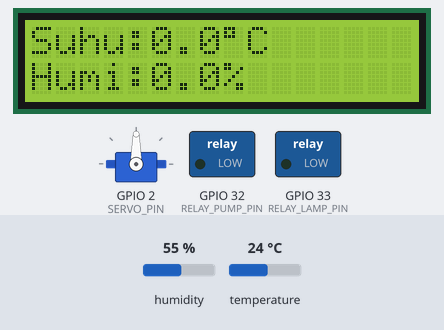
This sketch was run on a simulated ESP32. On the bench: 16×2 character LCD, servo, switched loads named in the sketch (green lamp = pin HIGH). The test bench sets the inputs (shaded band); at power-on: temperature 24 °C, humidity 55 %. WiFi joins after 1.5 s; servers stay silent unless stated; no MQTT or app messages arrive unless stated; what the sketch prints to the serial monitor is not drawn.

Above: at 4.4 s.
4.5 s: temperature set to 29.4 °C
At 7.5 s:
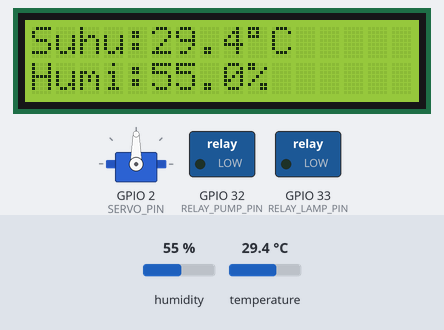
15.7 s: temperature set to 30.6 °C
At 21.6 s:
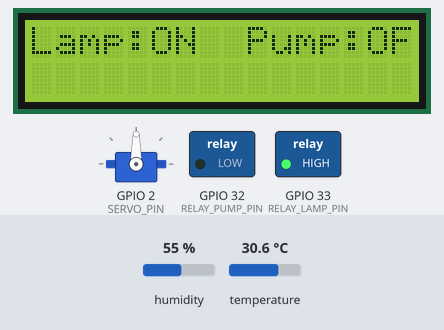
26.7 s: temperature set to 12 °C
At 30.3 s:
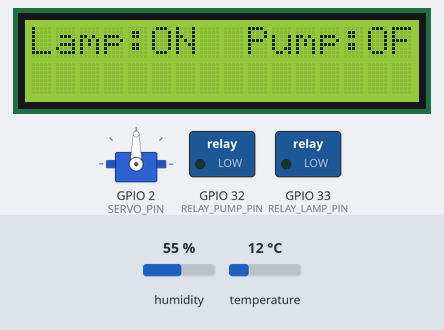
32.7 s: temperature set to 33 °C
At 35.11 s:
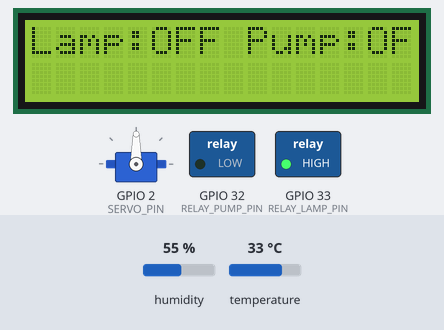
38.7 s: humidity set to 22 %
At 44.5 s:
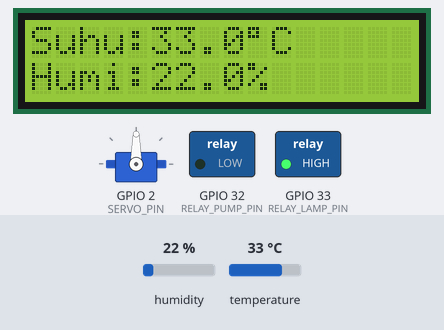
Timing chart, 0 to 46.0 s (numbered marks = the images above; inputs shaded):
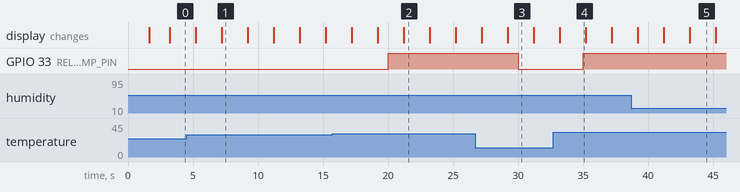

The sketch:

Test.ino
```cpp
/*
 * ================================================================
 *  ESP32 IoT Controller
 *    - LCD I2C 16x2   : tampilkan suhu, humidity, status
 *    - DHT22           : sensor suhu & kelembaban
 *    - Servo           : feeder otomatis
 *    - Relay x2        : lampu & pompa
 *    - MQTT (HiveMQ)   : telemetri & command
 *
 *  Pin LCD I2C:
 *    SDA → GPIO 14
 *    SCL → GPIO 15
 *    Alamat I2C default: 0x27  (scan jika tidak jalan)
 *
 *  Library yang perlu diinstall:
 *    - LiquidCrystal_I2C  (Frank de Brabander)
 *    - PubSubClient
 *    - ArduinoJson
 *    - ESP32Servo
 *    - DHT sensor library (Adafruit)
 * ================================================================
 */

#include <WiFi.h>
#include <WiFiClientSecure.h>
#include <PubSubClient.h>
#include <ArduinoJson.h>
#include <ESP32Servo.h>
#include <DHT.h>
#include <Wire.h>
#include <LiquidCrystal_I2C.h>

// ════════════════════════════════════════════════════════════
//  PIN DEFINITIONS
// ════════════════════════════════════════════════════════════
#define DHT_PIN         5
#define DHT_TYPE        DHT22
#define SERVO_PIN       2
#define RELAY_LAMP_PIN  33
#define RELAY_PUMP_PIN  32

#define RELAY_ON   HIGH
#define RELAY_OFF  LOW
#define SERVO_IDLE   90
#define SERVO_OPEN  180

#define LCD_COLS  16
#define LCD_ROWS   2

// ── Threshold suhu ───────────────────────────────────────────
#define TEMP_LAMP_ON   30.0f
#define TEMP_LAMP_OFF  35.0f

// ════════════════════════════════════════════════════════════
//  KONFIGURASI
// ════════════════════════════════════════════════════════════
const char* WIFI_SSID       = "TNJ_PRAXIS_5G";
const char* WIFI_PASSWORD   = "juaraSatu1";

// MQTT (HiveMQ Cloud)
const char* MQTT_SERVER     = "601011583e8349a79985f364d6cbae47.s1.eu.hivemq.cloud";
const int   MQTT_PORT       = 8883;
const char* MQTT_USERNAME   = "IoTeam";
const char* MQTT_PASSWORD_M = "Roostech123";
const char* CLIENT_ID       = "esp32-controller";

// Topics
const char* TOPIC_COMMAND   = "esp32/command";
const char* TOPIC_TELEMETRY = "esp32/telemetry";
const char* TOPIC_STATUS    = "esp32/status";

// Interval
const unsigned long TELEMETRY_INTERVAL  = 5000UL;
const unsigned long RECONNECT_INTERVAL  = 5000UL;
const unsigned long LCD_UPDATE_INTERVAL = 2000UL;

// ════════════════════════════════════════════════════════════
//  GLOBALS
// ════════════════════════════════════════════════════════════
WiFiClientSecure secureClient;
PubSubClient     mqttClient(secureClient);
DHT              dht(DHT_PIN, DHT_TYPE);
Servo            feederServo;
LiquidCrystal_I2C lcd(0x27, 16, 2);

unsigned long lastTelemetryMs = 0;
unsigned long lastReconnectMs = 0;
unsigned long lastLcdMs       = 0;

bool  lampState = false;
bool  pumpState = false;
float lastTemp  = 0.0f;
float lastHumi  = 0.0f;

int lcdPage = 0;

// ════════════════════════════════════════════════════════════
//  FORWARD DECLARATIONS
// ════════════════════════════════════════════════════════════
void connectWiFi();
void connectMQTT();
void mqttCallback(char* topic, byte* payload, unsigned int length);
void publishStatus(const char* state);
void publishTelemetry(float temp, float humi, int rssi);
void handleCommand(const char* payload, unsigned int length);
void setLamp(bool on, const char* by = "manual");
void setPump(bool on);
void doFeeding(int durationSec);
void checkAutoLamp(float temp);
void readAndPublishSensor();
void updateLCD();
void lcdShowLine(int row, const String& text);

// ════════════════════════════════════════════════════════════
//  SETUP
// ════════════════════════════════════════════════════════════
void setup() {
    Serial.begin(115200);
    Serial.println("\n[Boot] ESP32 IoT Controller starting...");

    // ── GPIO ────────────────────────────────────────────────
    pinMode(RELAY_LAMP_PIN, OUTPUT);
    pinMode(RELAY_PUMP_PIN, OUTPUT);
    digitalWrite(RELAY_LAMP_PIN, RELAY_OFF);
    digitalWrite(RELAY_PUMP_PIN, RELAY_OFF);

    // ── LCD I2C ─────────────────────────────────────────────
    lcd.init();
    lcd.backlight();
    lcd.setCursor(0, 0); lcd.print("  IoT Controller");
    lcd.setCursor(0, 1); lcd.print("  Booting...");
    Serial.println("[LCD]  Initialized");

    // ── Servo ────────────────────────────────────────────────
    feederServo.attach(SERVO_PIN);
    feederServo.write(SERVO_IDLE);

    // ── DHT ─────────────────────────────────────────────────
    dht.begin();

    // ── WiFi ─────────────────────────────────────────────────
    lcd.clear();
    lcd.setCursor(0, 0); lcd.print("Connecting WiFi");
    connectWiFi();
    lcd.clear();
    lcd.setCursor(0, 0); lcd.print("WiFi OK!");
    lcd.setCursor(0, 1); lcd.print(WiFi.localIP().toString());
    delay(1500);

    // ── MQTT ─────────────────────────────────────────────────
    secureClient.setInsecure();
    mqttClient.setServer(MQTT_SERVER, MQTT_PORT);
    mqttClient.setCallback(mqttCallback);
    mqttClient.setBufferSize(512);
    connectMQTT();

    Serial.println("[Boot] Setup selesai!");
}

// ════════════════════════════════════════════════════════════
//  LOOP
// ════════════════════════════════════════════════════════════
void loop() {
    // ── MQTT keepalive ───────────────────────────────────────
    if (!mqttClient.connected()) {
        unsigned long now = millis();
        if (now - lastReconnectMs >= RECONNECT_INTERVAL) {
            lastReconnectMs = now;
            connectMQTT();
        }
        return;
    }
    mqttClient.loop();

    unsigned long now = millis();

    // ── Telemetri + auto lamp ────────────────────────────────
    if (now - lastTelemetryMs >= TELEMETRY_INTERVAL) {
        lastTelemetryMs = now;
        readAndPublishSensor();
    }

    // ── Update LCD ───────────────────────────────────────────
    if (now - lastLcdMs >= LCD_UPDATE_INTERVAL) {
        lastLcdMs = now;
        updateLCD();
    }
}

// ════════════════════════════════════════════════════════════
//  SENSOR
// ════════════════════════════════════════════════════════════
void readAndPublishSensor() {
    float temp = dht.readTemperature();
    float humi = dht.readHumidity();

    if (isnan(temp) || isnan(humi)) {
        Serial.println("[DHT] !! Gagal baca sensor");
        return;
    }

    lastTemp = temp;
    lastHumi = humi;
    Serial.printf("[DHT]  Suhu: %.1f°C | Humi: %.1f%%\n", temp, humi);

    checkAutoLamp(temp);
    publishTelemetry(temp, humi, WiFi.RSSI());
}

// ════════════════════════════════════════════════════════════
//  LCD UPDATE — Bolak-balik 2 halaman tiap 2 detik
//  Halaman 0: Suhu & Humidity
//  Halaman 1: Status Lamp & Pump + RSSI
// ════════════════════════════════════════════════════════════
void updateLCD() {
    lcd.clear();
    if (lcdPage == 0) {
        lcd.setCursor(0, 0);
        lcd.print("Suhu:");
        lcd.print(lastTemp, 1);
        lcd.print((char)223);   // karakter derajat °
        lcd.print("C");

        lcd.setCursor(0, 1);
        lcd.print("Humi:");
        lcd.print(lastHumi, 1);
        lcd.print("%");
    } else {
        lcd.setCursor(0, 0);
        lcd.print("Lamp:");
        lcd.print(lampState ? "ON " : "OFF");
        lcd.print(" Pump:");
        lcd.print(pumpState ? "ON" : "OFF");

        lcd.setCursor(0, 1);
        String rssiStr = "RSSI:" + String(WiFi.RSSI()) + "dBm";
    }
    lcdPage = 1 - lcdPage;
}

void lcdShowLine(int row, const String& text) {
    lcd.setCursor(0, row);
    String padded = text;
    while (padded.length() < LCD_COLS) padded += ' ';
    lcd.print(padded.substring(0, LCD_COLS));
}

// ════════════════════════════════════════════════════════════
//  WIFI
// ════════════════════════════════════════════════════════════
void connectWiFi() {
    WiFi.mode(WIFI_STA);
    WiFi.begin(WIFI_SSID, WIFI_PASSWORD);
    int attempt = 0;
    while (WiFi.status() != WL_CONNECTED) {
        delay(500);
        Serial.print(".");
        if (++attempt > 40) ESP.restart();
    }
    Serial.printf("\n[WiFi] IP: %s\n", WiFi.localIP().toString().c_str());
}

// ════════════════════════════════════════════════════════════
//  MQTT
// ════════════════════════════════════════════════════════════
void connectMQTT() {
    StaticJsonDocument<64> willDoc;
    willDoc["state"] = "OFFLINE";
    char willPayload[64];
    serializeJson(willDoc, willPayload);

    bool ok = mqttClient.connect(
        CLIENT_ID, MQTT_USERNAME, MQTT_PASSWORD_M,
        TOPIC_STATUS, 1, true, willPayload
    );

    if (ok) {
        mqttClient.subscribe(TOPIC_COMMAND, 1);
        publishStatus("ONLINE");
        Serial.println("[MQTT] Connected & subscribed");
        lcdShowLine(0, "MQTT: Connected ");
    } else {
        Serial.printf("[MQTT] Gagal, rc=%d\n", mqttClient.state());
        lcdShowLine(0, "MQTT: FAILED!   ");
    }
}

void mqttCallback(char* topic, byte* payload, unsigned int length) {
    Serial.printf("[MQTT IN] [%s]: ", topic);
    for (unsigned int i = 0; i < length; i++) Serial.print((char)payload[i]);
    Serial.println();
    if (strcmp(topic, TOPIC_COMMAND) == 0)
        handleCommand((const char*)payload, length);
}

void publishStatus(const char* state) {
    StaticJsonDocument<64> doc;
    doc["state"] = state;
    char buf[64];
    serializeJson(doc, buf);
    mqttClient.publish(TOPIC_STATUS, buf, true);
}

void publishTelemetry(float temp, float humi, int rssi) {
    StaticJsonDocument<192> doc;
    doc["temperature"] = serialized(String(temp, 1));
    doc["humidity"]    = serialized(String(humi, 1));
    doc["rssi"]        = rssi;
    doc["lamp"]        = lampState ? "ON" : "OFF";
    doc["pump"]        = pumpState ? "ON" : "OFF";
    char buf[192];
    serializeJson(doc, buf);
    mqttClient.publish(TOPIC_TELEMETRY, buf);
}

// ════════════════════════════════════════════════════════════
//  COMMAND HANDLER
//  Commands:
//    {"command":"ping"}
//    {"command":"relay","pin":"1","value":"on"}   → lampu
//    {"command":"relay","pin":"2","value":"on"}   → pompa
//    {"command":"servo","value":"start","duration":3}
// ════════════════════════════════════════════════════════════
void handleCommand(const char* payload, unsigned int length) {
    StaticJsonDocument<256> doc;
    if (deserializeJson(doc, payload, length)) return;

    const char* cmd = doc["command"] | "";

    if (strcmp(cmd, "ping") == 0) {
        StaticJsonDocument<128> resp;
        resp["response"]    = "pong";
        resp["temperature"] = serialized(String(lastTemp, 1));
        resp["rssi"]        = WiFi.RSSI();
        resp["lamp"]        = lampState ? "ON" : "OFF";
        resp["pump"]        = pumpState ? "ON" : "OFF";
        char buf[128];
        serializeJson(resp, buf);
        mqttClient.publish(TOPIC_TELEMETRY, buf);
    }

    else if (strcmp(cmd, "relay") == 0) {
        const char* pin = doc["pin"] | "";
        bool turnOn = strcmp(doc["value"] | "", "on") == 0;
        if      (strcmp(pin, "1") == 0) setLamp(turnOn, "mqtt");
        else if (strcmp(pin, "2") == 0) setPump(turnOn);
    }

    else if (strcmp(cmd, "servo") == 0) {
        float dur = doc["duration"] | 3.0f;
        if (strcmp(doc["value"] | "", "start") == 0 && dur > 0)
            doFeeding((int)dur);
    }
}

// ════════════════════════════════════════════════════════════
//  SUBSYSTEMS
// ════════════════════════════════════════════════════════════
void setLamp(bool on, const char* by) {
    lampState = on;
    digitalWrite(RELAY_LAMP_PIN, on ? RELAY_ON : RELAY_OFF);
    Serial.printf("[LAMP]  %s (by: %s)\n", on ? "NYALA" : "MATI", by);
}

void checkAutoLamp(float temp) {
    bool shouldOn = (temp >= TEMP_LAMP_ON && temp < TEMP_LAMP_OFF);
    if (shouldOn != lampState) {
        Serial.printf("[AUTO]  Suhu %.1f°C → Lampu %s\n", temp, shouldOn ? "NYALA" : "MATI");
        setLamp(shouldOn, "auto");
    }
}

void setPump(bool on) {
    pumpState = on;
    digitalWrite(RELAY_PUMP_PIN, on ? RELAY_ON : RELAY_OFF);
    Serial.printf("[PUMP]  %s\n", on ? "NYALA" : "MATI");
}

void doFeeding(int durationSec) {
    Serial.printf("[FEED]  Mulai %d detik\n", durationSec);
    lcdShowLine(1, "Feeding " + String(durationSec) + "s...   ");
    feederServo.write(SERVO_OPEN);

    unsigned long startMs = millis();
    while (millis() - startMs < (unsigned long)durationSec * 1000UL) {
        mqttClient.loop();
        delay(50);
    }

    feederServo.write(SERVO_IDLE);
    lcdShowLine(1, "Feeding done!   ");
    Serial.println("[FEED]  Selesai");

    StaticJsonDocument<64> doc;
    doc["event"]    = "feeding_done";
    doc["duration"] = durationSec;
    char buf[64];
    serializeJson(doc, buf);
    mqttClient.publish(TOPIC_TELEMETRY, buf);
}
```

Measured:
- the behaviour switches between 29.9 and 30 °C on temperature (found by bisection; images 1 and 2)
- after the input at 15.7 s, GPIO 33 (RELAY_LAMP_PIN): LOW → HIGH after 4.3 s; the display: first differs from a run without the input after 5.5 s (image 2)
- after the input at 26.7 s, GPIO 33 (RELAY_LAMP_PIN): HIGH → LOW after 3.3 s
- after the input at 32.7 s, GPIO 33 (RELAY_LAMP_PIN): LOW → HIGH after 2.3 s
- after the input at 38.7 s, the display: first differs from a run without the input after 4.5 s (image 5)
- what the display in image 1 shows lasts 2.0 s, from 7.2 s to 9.2 s
